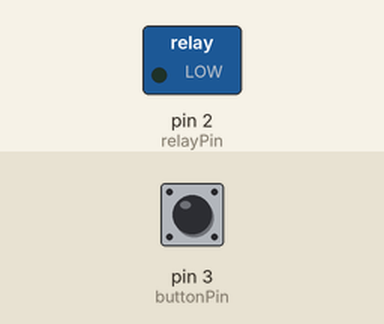
The sketch below on a simulated Arduino Uno, built with avr-gcc and run on an emulated ATmega328P. Shown: switched loads named in the sketch (green lamp = pin HIGH). Inputs (shaded band) come from the test bench; at power-on: pin 3 (buttonPin) HIGH.

Above: at 1.2 s.
1.3 s: pin 3 (buttonPin) pulled LOW for 0.15 s
At 1.6 s:
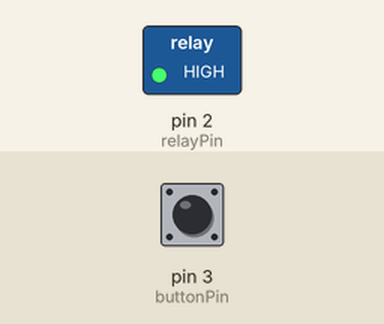
2.9 s: pin 3 (buttonPin) pulled LOW for 1 s
At 4.0 s:
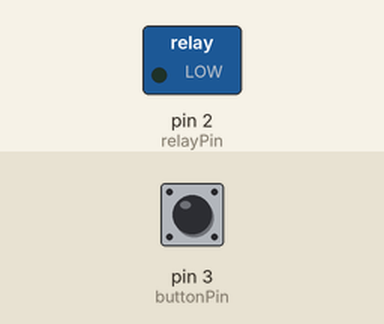
5.4 s: pin 3 (buttonPin) pulled LOW for 3.2 s
At 5.9 s:
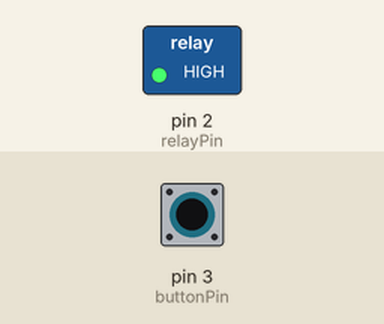
Timing chart, 0 to 8.4 s (numbered marks = the images above; inputs shaded):
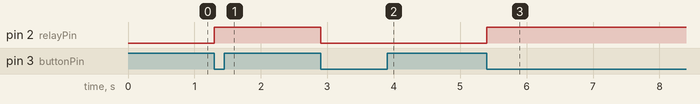

Measured:
- after the input at 1.3 s, pin 2 (relayPin): LOW → HIGH at once
- after the input at 2.9 s, pin 2 (relayPin): HIGH → LOW at once
- after the input at 5.4 s, pin 2 (relayPin): LOW → HIGH at once

The sketch:

relay.ino
```cpp
// 릴레이와 버튼을 이용한 PTC 히터 제어

int relayPin = 2;  // 릴레이 모듈 제어 핀
int buttonPin = 3; // 버튼 입력 핀
bool heaterState = false; // 히터 상태 저장

void setup() {
    pinMode(relayPin, OUTPUT);
    pinMode(buttonPin, INPUT_PULLUP);
}

void loop() {
    static bool lastButtonState = HIGH;
    int buttonState = digitalRead(buttonPin);

    if (buttonState == LOW && lastButtonState == HIGH) {
        heaterState = !heaterState; // 히터 상태 토글
        digitalWrite(relayPin, heaterState ? HIGH : LOW);
        delay(200); // 디바운싱을 위한 지연
    }

    lastButtonState = buttonState;
}
```
